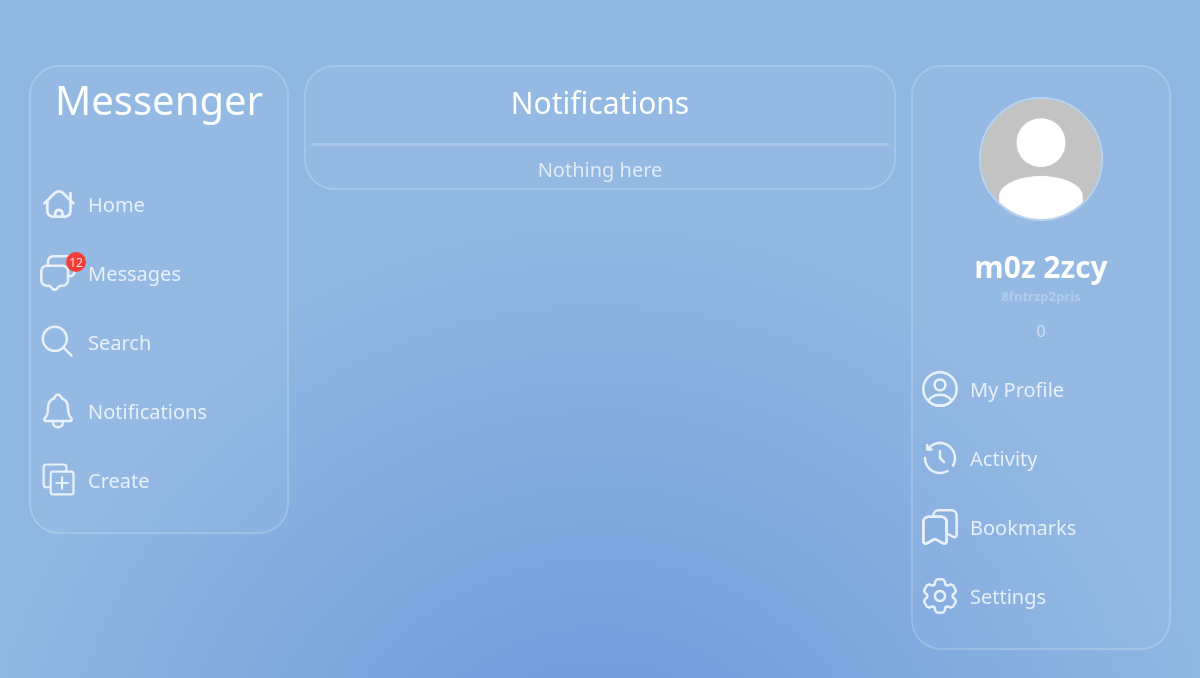
/notifications/ (signed in), run on an earlier commit of the app's database.
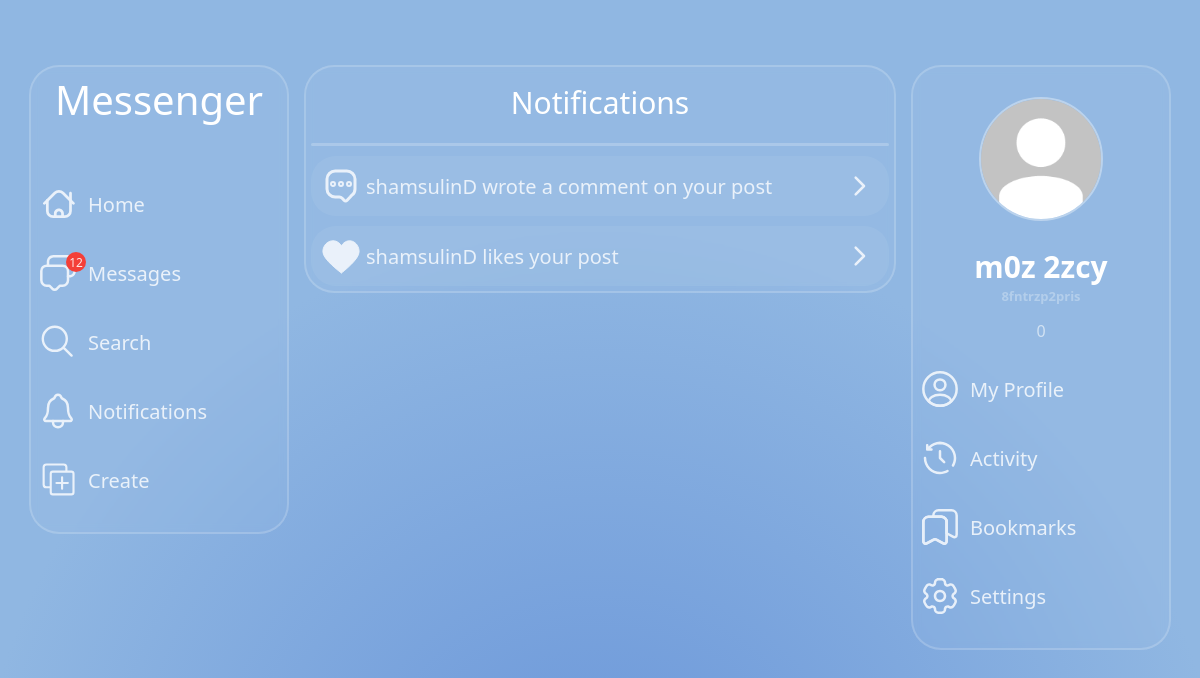
And on a later commit of the database.
### main/models.py (models this page shows)
class ProfileNotification(models.Model):
    profile = models.ForeignKey(User, on_delete=models.CASCADE, related_name='notify_profile')
    user = models.ForeignKey(User, on_delete=models.CASCADE)
    type = models.CharField(max_length=255)
    type_id = models.IntegerField(default=0)
    time_create = models.DateTimeField(auto_now_add=True, blank=True, null=True)
    read = models.BooleanField(default=False)

### main/views.py (the view)
# urls.py: path('notifications/', ProfileNotificationView.as_view(), name='profile_notification'),
class ProfileNotificationView(DataMixin, LoginRequiredMixin, ListView):
    model = Post
    template_name = 'main/notifications.html'
    login_url = 'login'
    def get_context_data(self, **kwargs):
        notifications = ProfileNotification.objects.filter(
            profile=self.request.user
        ).select_related('user').order_by('-pk')[:12]
        read_notifications = ProfileNotification.objects.filter(profile=self.request.user, read=False)
        for notification in read_notifications:
            notification.read = True
            notification.save()
        context = super().get_context_data(**kwargs)
        c_def = self.get_user_context(title=f'Notifications', notifications=notifications)
        return {**context, **c_def}

### main/utils.py (called while the page is built)
    def get_user_context(self, **kwargs):
        context = kwargs
        profile = self.request.user
        notification_count = ProfileNotification.objects.filter(profile=profile, read=False)[:21].count()
        context['user_profile'] = profile
        context['background_style'] = background_styles[profile.profile.background_style]
        context['notification_count'] = notification_count
        return context

### main/templates/main/notifications.html (shortened to what this page needs)
{% extends 'main/base-expanded.html' %}
{% load static %}
{% block head %}
<link rel="stylesheet" href="{% static 'main/css/notifications.css' %}" type="text/css">
{% endblock %}
{% block body %}
<div class="selection-menu">
    <span class="selection-menu-title">Notifications</span>
    <div class="selection-menu-line"></div>
    {% if notifications|length == 0 %}
            <span class="nothing">Nothing here</span>
    {% else %}
    {% for notification in notifications %}
        {% if notification.type == 'like' %}
            <a href="{% url 'profile' username=notification.user.username %}" class="selection-menu-button">
                <img class="selection-menu-button-svg" src="{% static 'main/svg/like-white.svg' %}" alt="svg-image">
                <span class="selection-menu-button-name">{{ notification.user.username }} likes your post</span>
                <img class="selection-menu-button-svg" style="margin-left: auto" src="{% static 'main/svg/right-arrow.svg' %}" alt="svg-image">
            </a>
        {% elif notification.type == 'comment' %}
            <a href="{% url 'profile' username=notification.user.username %}" class="selection-menu-button">
                <img class="selection-menu-button-svg" src="{% static 'main/svg/comment-dots.svg' %}" alt="svg-image">
                <span class="selection-menu-button-name">{{ notification.user.username }} wrote a comment on your post</span>
                <img class="selection-menu-button-svg" style="margin-left: auto" src="{% static 'main/svg/right-arrow.svg' %}" alt="svg-image">
            </a>
        {% endif %}
    {% endfor %}
    {% endif %}
</div>
{% endblock %}

What changed in the data, as far as the page shows it:
added ProfileNotification: user.username "shamsulinD"
added ProfileNotification: user.username "shamsulinD"
Also different on the page:
text no longer shown: "Nothing here"
